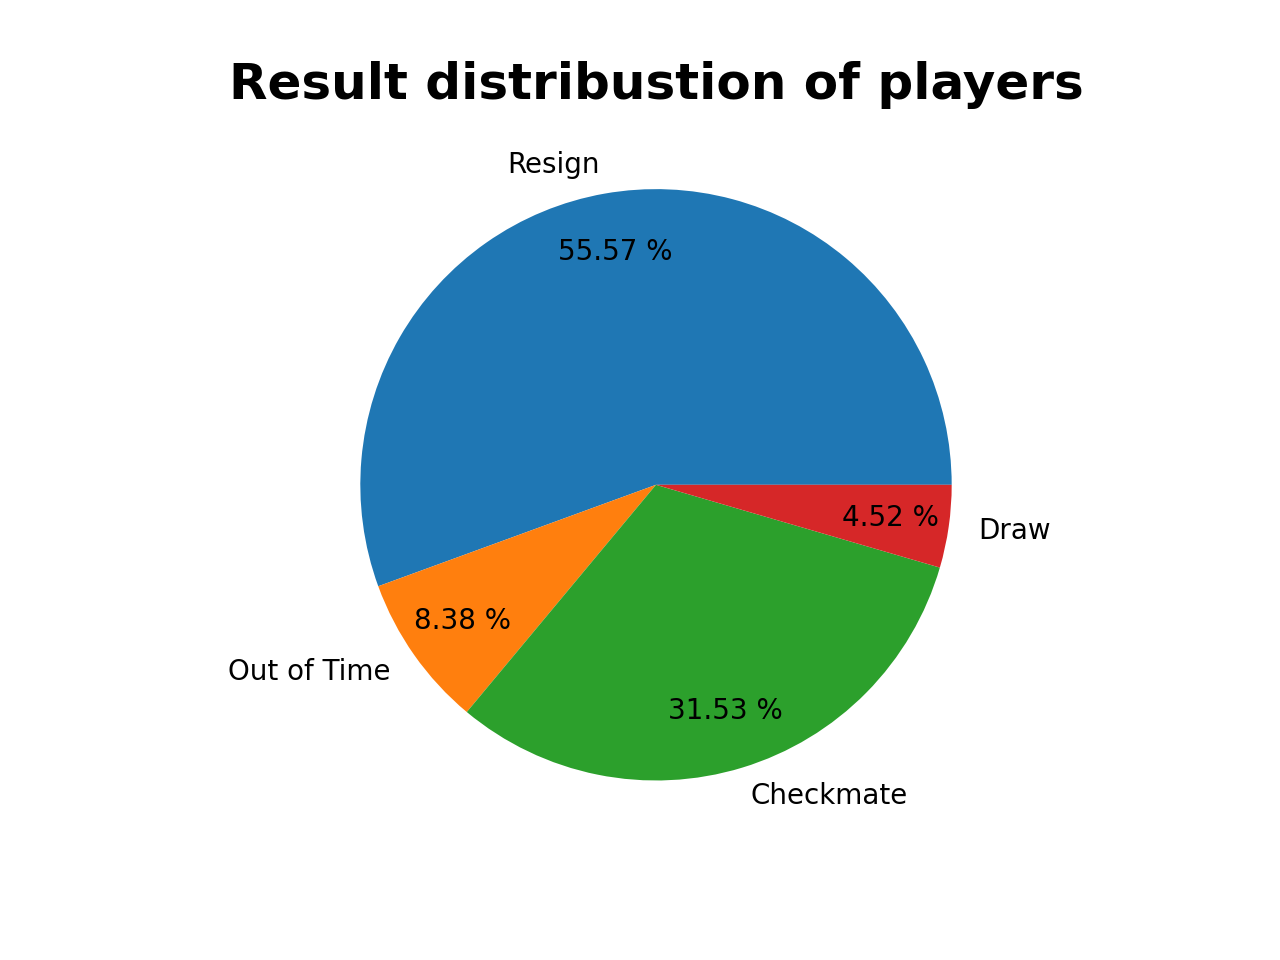

Here is the Python script that generated this plot:
# Importing necessary libraries
import pandas as pd
import matplotlib.pyplot as plt
import seaborn as sns
df = pd.read_csv("games.csv")
df1 = df.copy()
df = pd.DataFrame(df)
df.drop(df.columns[[0, 2, 3, 8, 10, 12, 13, 15]], axis=1, inplace=True)  #Dropping attributes that will not be included for classification task

#  Data visualisation
#  Displaying top 5 most played openings for players below 1200 ELO rating

beginner = df[(df['white_rating'] < 1200) & (df['black_rating'] < 1200)]['opening_name'].value_counts().head(5)
plt.figure(figsize=(12, 5))
plt.title('Top 5 most played openings (below 1200 ELO)', fontsize=28)
plt.xlabel('Opening name', fontsize=24)
plt.xticks(fontsize=8)
plt.ylabel('Count', fontsize=24)
plt.yticks(fontsize=10)
sns.barplot(x=beginner.index, y=beginner.values, palette='magma')
plt.tight_layout()
plt.show()

#  Displaying top 5 most played openings for players between 1200-1800 ELO rating
intermediate = df[(df['white_rating'].between(1200, 1800)) & (df['black_rating'].between(1200, 1800))]['opening_name'].value_counts().head(5)
plt.figure(figsize=(12, 5))
plt.title('Top 5 most played openings (between 1200 and 1600 ELO)', fontsize=28)
plt.xlabel('Opening name', fontsize=24)
plt.xticks(fontsize=8)
plt.ylabel('Count', fontsize=24)
plt.yticks(fontsize=10)
sns.barplot(x=intermediate.index, y=intermediate.values, palette='magma')
plt.tight_layout()
plt.show()

#  Displaying top 5 most played openings for players above 1800 ELO rating
advanced = df[(df['white_rating'] > 1800) & (df['black_rating'] > 1800)]['opening_name'].value_counts().head(5)
plt.figure(figsize=(12, 5))
plt.title('Top 5 most played openings (above 1600 ELO)', fontsize=30)
plt.xlabel('Opening name', fontsize=24)
plt.xticks(fontsize=8)
plt.ylabel('Count', fontsize=24)
plt.yticks(fontsize=10)
sns.barplot(x=advanced.index, y=advanced.values, palette='magma')
plt.tight_layout()
plt.show()

#  Analysing how the game ended
df1["victory_status"].astype('str')
resign = df1.loc[df1["victory_status"] == 'resign'].count()[0]
outoftime = df1.loc[df1["victory_status"] == 'outoftime'].count()[0]
mate = df1.loc[df1["victory_status"] == 'mate'].count()[0]
draw = df1.loc[df1["victory_status"] == 'draw'].count()[0]
weights = [resign, outoftime, mate, draw]
labels = ["Resign", "Out of Time", "Checkmate", "Draw"]
plt.title("Result distribustion of players", fontdict={'fontname': 'sans-serif', 'fontweight': 'bold', 'fontsize': 18})
plt.pie(weights, labels=labels, autopct='%.2f %%', pctdistance=0.8)

plt.savefig('C:/Users/user/PycharmProjects/chess data/chess_data.png', dpi=200)
plt.show()
# Some more visualisation
plt.title("Player rating status", fontdict={'fontname': 'sans-serif', 'fontweight': 'bold', 'fontsize': 18})
plt.xlabel("Black rating")
plt.ylabel("White rating")
plt.scatter(df1["black_rating"], df1["white_rating"], s=1)
plt.show()
'''The linear relationship in the above scatter plot indicates that majority of players 
   played open challenges rather than creating custom games '''
from sklearn.preprocessing import LabelEncoder  # Assigning rated and winner labels integer values
encoder = LabelEncoder()
df["winner_cat"] = encoder.fit_transform(df["winner"])
df["rated_cat"] = encoder.fit_transform(df["rated"])
df["victory_status_cat"] = encoder.fit_transform((df["victory_status"]))
df.drop(["winner", "victory_status", "rated"], axis=1, inplace=True)
print(df["winner_cat"].value_counts())
# Cleaning the data


def get_increment(address):
    """returns Increment in seconds"""
    return address.split("+")[1].strip(" ")


def get_timeformat(address):
    """returns Time format in minutes"""
    return address.split("+")[0].strip("")


df['Time_format'] = df['increment_code'].apply(lambda x: f"{get_timeformat(x)}")
df['Increment'] = df['increment_code'].apply(lambda x: f"{ get_increment(x)}")
df["Time_format"] = pd.to_numeric(df["Time_format"])
df["Increment"] = pd.to_numeric(df["Increment"])

df.drop(["opening_name"], axis=1, inplace=True)

df.drop("increment_code", axis=1, inplace=True)

print(df.describe())
df["Time_format"].hist(bins=[0, 1.1, 3.1, 5.1, 10.1, 15.1, 20.1, 30.1, 60.1, 120.1], histtype='stepfilled')
plt.xticks([1, 3, 5, 10, 15, 20, 30, 60, 120])

plt.xlabel("Time Format")
plt.ylabel("# Games")
plt.show()
# Data preprocessing


def standardize(val):
    """Standardizes number of turns"""
    p = (val - val.mean())/val.std()
    return p


df["turns"] = standardize(df["turns"])

#  Passing only numeric labels

X = df.loc[:, ("turns", "victory_status_cat", "rated_cat")]
y = df.loc[:, "winner_cat"]
#  Trying out a bunch of Classification models
from sklearn.model_selection import train_test_split
X_train, X_test, y_train, y_test = train_test_split(X, y, test_size=0.3, random_state=42)
#  Implementing Decision Tree Classifier on training data
from sklearn.tree import DecisionTreeClassifier
tree_cls = DecisionTreeClassifier()
tree_cls.fit(X_train, y_train)
#  Implementing Decision Tree Classifier on test data
y_test_cls = tree_cls.predict(X_test)

from sklearn.metrics import accuracy_score
acc_dt = accuracy_score(y_test, y_test_cls)
#  Implementing K-Neighbours Classifier on training data
from sklearn.neighbors import KNeighborsClassifier
knn_model = KNeighborsClassifier(n_neighbors=5, metric='minkowski', p=2)
knn_model.fit(X_train, y_train)
#  Implementing K-Neighbours Classifier on test data
y_test_knn = knn_model.predict(X_test)
acc_knn = accuracy_score(y_test, y_test_knn)
#  Implementing SGD Classifier on training data
from sklearn.linear_model import SGDClassifier
sgd_clf = SGDClassifier(random_state=42)
sgd_clf.fit(X_train, y_train)
#  Implementing SGD Classifier on test data
y_test_sgd = sgd_clf.predict(X_test)
acc_sgd = accuracy_score(y_test, y_test_sgd)
print("SDGC Classifier score: ", acc_sgd)
#  Implementing Logistic Regression Classifier on training data
from sklearn.linear_model import LogisticRegression
log_clf = LogisticRegression()
log_clf.fit(X_train, y_train)
#  Implementing Logistic Regression on test data
y_test_log = log_clf.predict(X_test)

#  Implementing Voting classifier to get the votes among various classifiers
from sklearn.ensemble import VotingClassifier
voting_clf = VotingClassifier(estimators=[('dt', tree_cls), ('log', log_clf),
                                          ('knn', knn_model)], voting='hard')  # SDGC Classifier is not included due to its poor performance
voting_clf.fit(X_train, y_train)
for clf in (tree_cls, log_clf, knn_model,  voting_clf):
    clf.fit(X_train, y_train)
    y_pred = clf.predict(X_test)
    print(clf.__class__.__name__, accuracy_score(y_test, y_pred))
#  Implementing Ensemble with Bagging classifier
from sklearn.ensemble import BaggingClassifier
bag_clf = BaggingClassifier(tree_cls, n_estimators=500, max_samples=100, bootstrap=True, n_jobs=-1)
bag_clf.fit(X_train, y_train)
y_pred = bag_clf.predict(X_test)
acc_bag = accuracy_score(y_test, y_pred)
print("Bagging Score= ", acc_bag)




